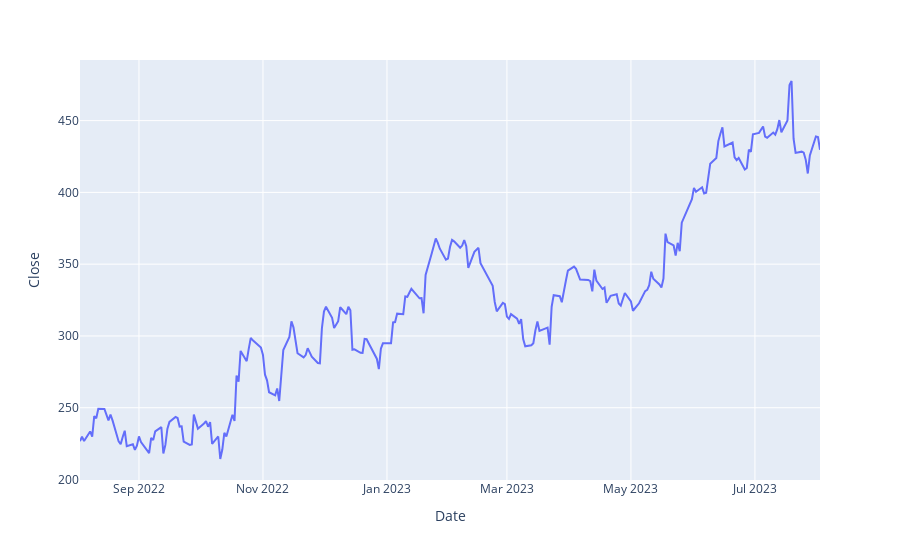

Notebook code cell kept with this figure:
### Code cell
px.line(df,x='Date',y='Close')

### Figure 1 — Plotly figure (JSON) as saved in the notebook; plotly's stock layout.template omitted (floating-point values rounded to 4 significant figures; data arrays with more than 128 entries replaced by an {"elided": "..."} marker saying what was removed)
{"data": [{"hovertemplate": "Date=%{x}<br>Close=%{y}<extra></extra>", "legendgroup": "", "line": {"color": "#636efa", "dash": "solid"}, "marker": {"symbol": "circle"}, "mode": "lines", "name": "", "orientation": "v", "showlegend": false, "type": "scatter", "x": {"elided": "251 str values"}, "xaxis": "x", "y": {"elided": "251 float values"}, "yaxis": "y"}], "layout": {"legend": {"tracegroupgap": 0}, "margin": {"t": 60}, "xaxis": {"anchor": "y", "domain": [0, 1], "title": {"text": "Date"}}, "yaxis": {"anchor": "x", "domain": [0, 1], "title": {"text": "Close"}}}}
